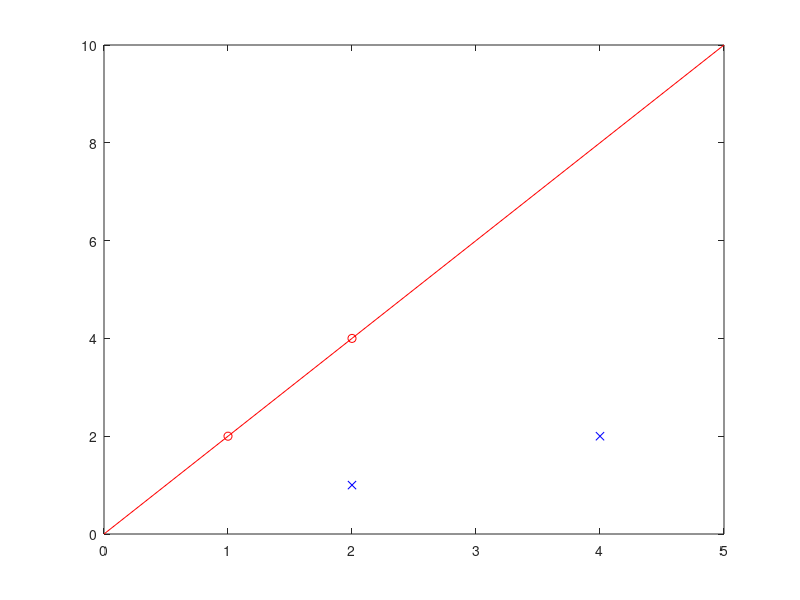

The MATLAB script that drew this image:
 P1 = [2;4;2]
 P2 = [6;3;3]
 P3 = [1;2;0.5] 
 P4 = [16;8;4] 

 plot(P1, 'x')
 hold on
 plot(P2, 'x')
 plot(P3, 'x')
 plot(P4, 'x')
 hold off
 l1 = [8,-4,0]
 # plot(l1)
 testP1 = dot(P1, l1)
 testP2 = dot(P2, l1)
 testP3 = dot(P3, l1)
 testP4 = dot(P4, l1)
 
 h_P1 = P1 / P1(3)
 h_P2 = P2 / P2(3)
 h_P3 = P3 / P3(3)
 h_P4 = P4 / P4(3)
 
 x = [0:5]
 y = 2 * x
 plot(x, y, 'r-', h_P1(1), h_P1(2), 'ro', h_P2(1), h_P2(2), 'bx', h_P3(1), h_P3(2), 'ro', h_P4(1), h_P4(2), 'bx')
